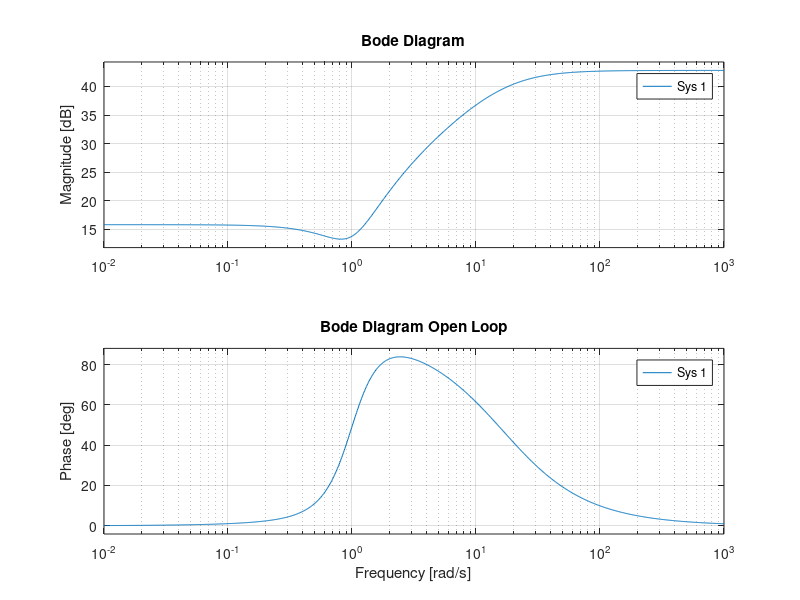
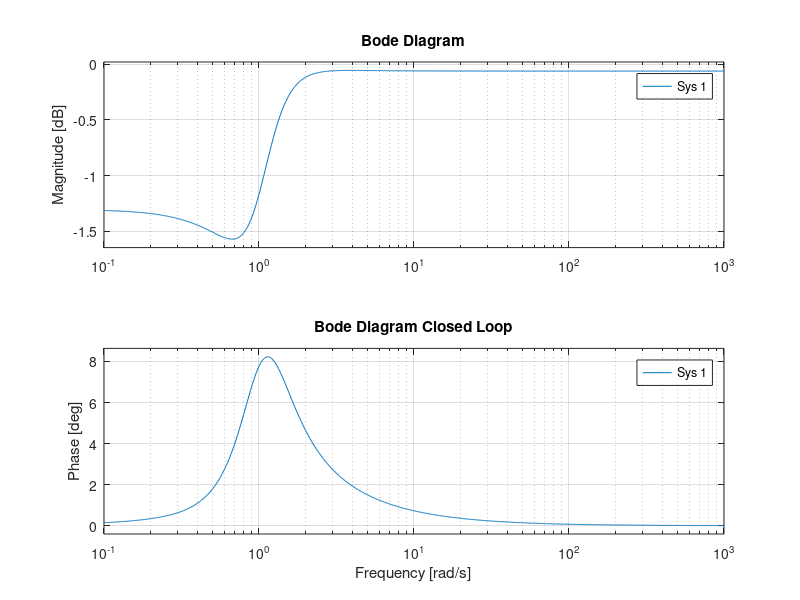
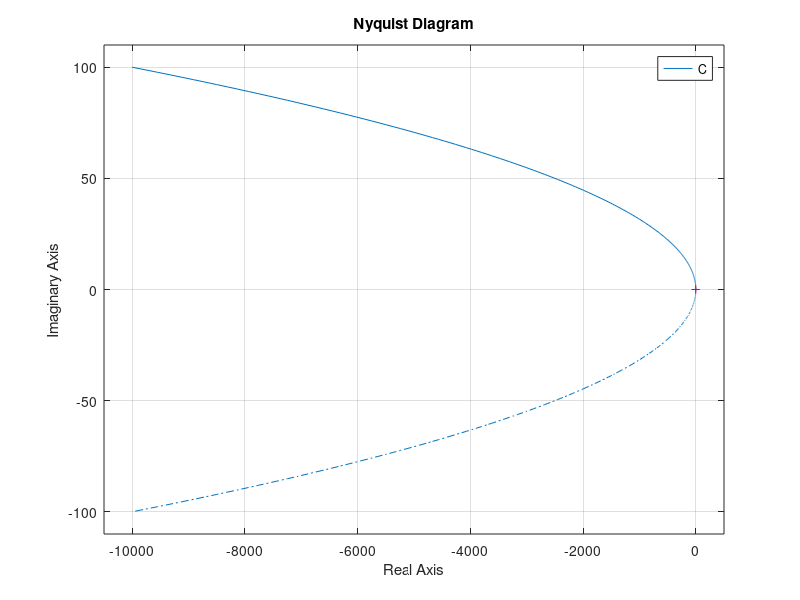
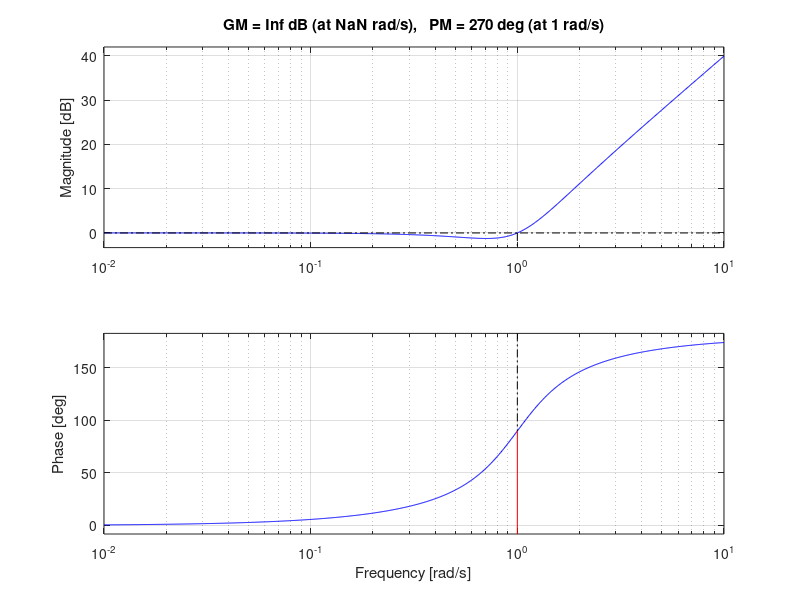

Reproduce these figures in MATLAB, in order.
% 1. Make sure to first run initRobotArm_p.m
% 2. Then run the simulation RobotArm.slx
clc; close all;
% %% Data preprocessing
% dat_ref_R = ref_R.data - mean(ref_R.data);
% dat_out_R = out_R.data - mean(out_R.data);
% dat_R = iddata(dat_out_R, dat_ref_R, Ts);

% dat_ref_X = ref_X.data - mean(ref_X.data);
% dat_out_X = out_X.data - mean(out_X.data);
% dat_X = iddata(dat_out_X, dat_ref_X, Ts);
% 
% dat_ref_Z = ref_Z.data - mean(ref_Z.data);
% dat_out_Z = out_Z.data - mean(out_Z.data);
% dat_Z = iddata(dat_out_Z, dat_ref_Z, Ts);
%% FRF
% FR_R = spa(dat_R)%, [], fs);
% bode(FR_R)

% FR_X = spa(dat_X)%, [], fs);
% bode(FR_X)

% FR_Z = spa(dat_Z)%, [], fs);
% bode(FR_Z)

%% Step response
% Mimp_R = impulseest(dat_R, 60)
% step(Mimp_R)

% Mimp_X = impulseest(dat_X, 60)
%step(Mimp_X)

% Mimp_Z = impulseest(dat_Z, 60)
%step(Mimp_Z)

%% TF estimation
% tf_mat_R = tfest(dat_R, 2, 1)
% compare(dat_R, tf_mat_R)

%  tf_mat_X = tfest(dat_X, 2, 1)
% compare(dat_X, tf_mat_X)

% tf_mat_Z = tfest(dat_Z, 2, 1)
% compare(dat_Z, tf_mat_Z)

%% Create plots: R
% % Nyquist
% figure()
% nyquist(tf_mat_R)
% % xlim([-20 2])
% % ylim([-20 20])
% 
% 
% 
% %Both the margins should be positive or phase margin should be greater than the gain margin.
% % Bode
% figure()
% margin(tf_mat_R)
% [Gm,Pm,Wcg,Wcp] = margin(tf_mat_R);
% 
% 
% % Stablity
% [G_poles] = pole(tf_mat_R);
% if G_poles <= 0
%    disp('Poles are stable') 
% else
%    disp('Poles are NOT stable')
% end
% 
% % Robustness
% if Pm >= 30
%    disp('Phase Margin is robust') 
% else
%     disp('Phase Margin is NOT robust')
% end
% 
% if Gm >= 2
%    disp('Gain Margin is robust') 
% else
%    disp('Gain Margin is NOT robust')
% end
% 
% if 1/Gm >= 0.5
%    disp('Modulus Margin is robust') 
% else
%    disp('Modulus Margin is NOT robust')
% end
% 
% 
% % Impulse
% % figure()
% % impulse(tf_mat_R,90)

%% Create plots: X
% % Nyquist
% figure()
% nyquist(tf_mat_X)
% % xlim([-20 2])
% % ylim([-20 20])
% 
% 
% %Both the margins should be positive or phase margin should be greater than the gain margin.
% % Bode
% figure()
% margin(tf_mat_X)
% [Gm,Pm,Wcg,Wcp] = margin(tf_mat_X);
% 
% if Pm >= 30
%    disp('Phase Margin is robust') 
% else
%     disp('Phase Margin is NOT robust')
% end
% 
% if Gm >= 2
%    disp('Gain Margin is robust') 
% else
%    disp('Gain Margin is NOT robust')
% end
% 
% if 1/Gm >= 0.5
%    disp('Modulus Margin is robust') 
% else
%    disp('Modulus Margin is NOT robust')
% end
% 
% 
% 
% % Stablity
% G2_poles = pole(tf_mat_X)
% 
% 
% % Robustness
% 
% 
% 
% % Impulse
% figure()
% impulse(tf_mat_X,90)
% 
% 
%% Create plots: Z
% % Nyquist
% figure()
% nyquist(tf_mat_Z)
% % xlim([-20 2])
% % ylim([-20 20])
% 
% 
% %Both the margins should be positive or phase margin should be greater than the gain margin.
% % Bode
% figure()
% margin(tf_mat_Z)
% [Gm,Pm,Wcg,Wcp] = margin(tf_mat_Z);
% 
% if Pm >= 30
%    disp('Phase Margin is robust') 
% else
%     disp('Phase Margin is NOT robust')
% end
% 
% if Gm >= 2
%    disp('Gain Margin is robust') 
% else
%    disp('Gain Margin is NOT robust')
% end
% 
% if 1/Gm >= 0.5
%    disp('Modulus Margin is robust') 
% else
%    disp('Modulus Margin is NOT robust')
% end
% 
% 
% 
% % Stablity
% G2_poles = pole(tf_mat_Z)
% 
% 
% % Robustness
% 
% 
% 
% % Impulse
% figure()
% impulse(tf_mat_Z,90)
% 

%% Controller optimalization
FF_R_num = [1.0000, 18.4292, 22.3640];
FF_R_den = 138.2018;

% !!!Only these numbers need to be changed!!!
C_R_num = [1, 1, 1];
C_R_den = 1;

F = tf(FF_R_num, FF_R_den);
G  = 1/F;
C = tf(C_R_num, C_R_den)

% Open loop
figure()
bode(G*C)
title('Bode Diagram Open Loop')


% Feedback loop (Closed loop)
figure()
bode ((G*C)/(1+G*C))
title('Bode Diagram Closed Loop')



% Gives feedback on stability and robustness

[Gm,Pm,Wcg,Wcp] = margin(C);

% Stablity
[G_poles] = pole(C);
if G_poles <= 0
   disp('Poles are stable') 
else
   disp('Poles are NOT stable')
end

% Robustness
if Pm == Inf
   disp('Phase Margin is infinite') 
elseif Pm >= 30
   disp('Phase Margin is robust') 
else
    disp('Phase Margin is NOT robust')
end


if Gm == Inf
   disp('Gain Margin is infinite')
elseif Gm >= 2
   disp('Gain Margin is robust')
else
   disp('Gain Margin is NOT robust')
end


if 1/Gm == Inf
   disp('Modulus Margin is infinite') 
elseif 1/Gm >= 0.5
   disp('Modulus Margin is robust') 
else
   disp('Modulus Margin is NOT robust')
end

% Create figures
% Nyquist
figure()
nyquist(C)

%Both the margins should be positive or phase margin should be greater than the gain margin.
% Bode
figure()
margin(C)

